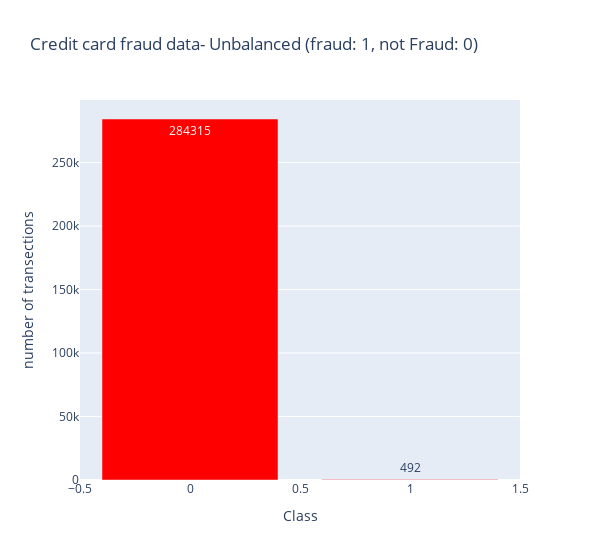

Notebook cell for this chart:
### Code cell
fig = dict(data = data_n, layout = layout_n)
iplot (fig, filename = 'Class')

### Figure 1 — Plotly figure (JSON) as saved in the notebook; plotly's stock layout.template omitted (floating-point values rounded to 4 significant figures)
{"data": [{"name": "Credit card fraud data- Unbalanced (fraud: 1, not Fraud: 0)", "text": [284315, 492], "y": [284315, 492], "marker": {"color": "Red"}, "x": [0, 1], "type": "bar"}], "layout": {"yaxis": {"title": {"text": "number of transections"}}, "title": {"text": "Credit card fraud data- Unbalanced (fraud: 1, not Fraud: 0)"}, "width": 600, "xaxis": {"showticklabels": true, "title": {"text": "Class"}}, "hovermode": "closest"}}
